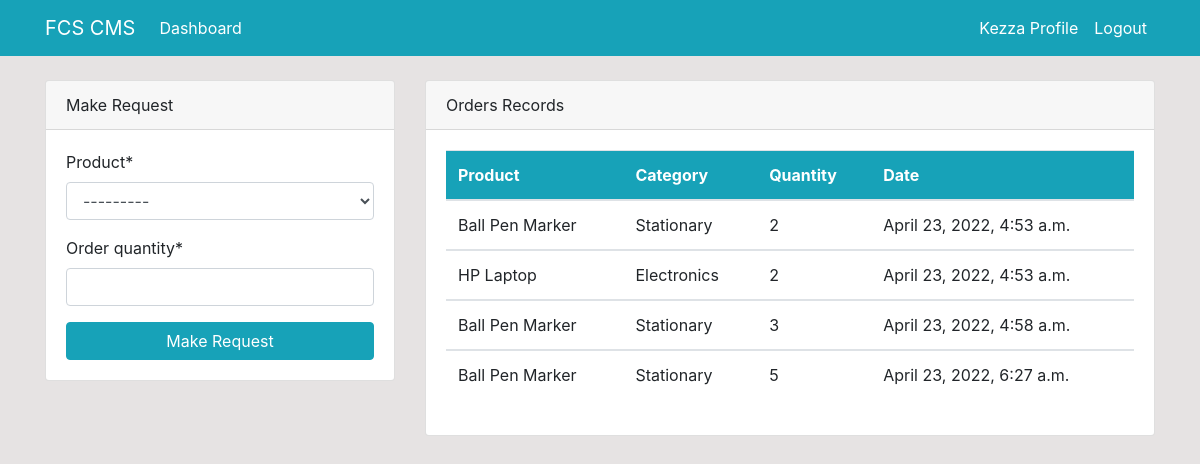
The page /dashboard/ (signed in) on the database its author committed.
### dashboard/models.py (models this page shows, shortened)
class Order(models.Model):
    product = models.ForeignKey(Product, on_delete=models.CASCADE, null=True)
    staff = models.ForeignKey(User, models.CASCADE, null=True)
    order_quantity = models.PositiveIntegerField(null= True)
    date = models.DateTimeField(auto_now_add=True)
    class Meta:
        verbose_name_plural = 'Order'

class Product(models.Model):
    name = models.CharField(max_length=100, null=True)
    category = models.CharField(max_length=20, choices=CATEGORY, null=True)
    quantity = models.PositiveIntegerField(null=True)
    class Meta:
        verbose_name_plural = 'Product'  # this is the name that will show in admin, not Products
    def __str__(self):
        return f'{self.name}-{self.quantity}'  # this is what displays in admin

### dashboard/views.py (the view)
# urls.py: path('dashboard/', views.index, name='dashboard-index'),
@login_required
def index(request):
    orders = Order.objects.all()
    products = Product.objects.all()
    products_count = Product.objects.all().count()
    orders_count = Order.objects.all().count()
    workers_count = User.objects.all().count()
    if request.method == 'POST':
        form = OrderForm(request.POST)
        if form.is_valid():
            instance = form.save(commit=False)
            instance.staff = request.user
            instance.save()
            return redirect('dashboard-index')
    else:
        form = OrderForm
    context = {
        'orders': orders,
        'form': form,
        'products': products,
        'workers_count': workers_count,
        'orders_count': orders_count,
        'products_count': products_count
    }
    return render(request, 'dashboard/index.html', context)

### templates/dashboard/index.html (shortened to what this page needs)
    {% extends 'partials/base.html' %}
    {% block content %}
    {% if user.is_authenticated and user.is_staff and user.is_superuser %}
        {% include 'partials/topnav.html' %}
 <div class="container">
  <div class="row my-5">
      <div class="col-md-6">
          <div class="bg-white">
              <canvas id="myChart1" width="400" height="300"></canvas>
              <script>
                  var ctx = document.getElementById('myChart1').getContext('2d');
                  var myChart1 = new Chart(ctx, {
                      type: 'pie',
                      data: {
                          labels: [{% for order in orders %} '{{ order.product.name }}', {% endfor %}],
                          datasets: [{
                              label: 'Orders',
                              data: [{% for order in orders %} {{ order.order_quantity }}, {% endfor %}],
                              backgroundColor: [
                                  'rgba(255, 99, 132, 1)',
                                  'rgba(54, 162, 235, 1)',
                                  'rgba(255, 206, 86, 1)',
                                  'rgba(75, 192, 192, 1)',
                                  'rgba(153, 102, 255, 1)',
                                  'rgba(25, 159, 64, 1)',
                                  'rgba(235, 99, 132, 1)',
                                  'rgba(254, 162, 235, 1)',
                                  'rgba(25, 26, 86, 1)',
                                  'rgba(55, 92, 192, 1)',
                                  'rgba(13, 102, 255, 1)',
                                  'rgba(25, 19, 64, 1)'
                              ],
                              borderColor: [
                                  'rgba(255, 99, 132, 1)',
                                  'rgba(54, 162, 235, 1)',
                                  'rgba(255, 206, 86, 1)',
                                  'rgba(75, 192, 192, 1)',
                                  'rgba(153, 102, 255, 1)',
                                  'rgba(255, 159, 64, 1)',
                                  'rgba(235, 99, 132, 1)',
                                  'rgba(254, 162, 235, 1)',
                                  'rgba(25, 26, 86, 1)',
                                  'rgba(55, 92, 192, 1)',
                                  'rgba(13, 102, 255, 1)',
                                  'rgba(25, 19, 64, 1)'
                              ],
                              borderWidth: 1
                          }]
                      },
                      options: {
                          scales: {
                              yAxes: [{
                                  ticks: {
                                      beginAtZero: true
                                  }
                              }]
                          }
                      }
                  });
              </script>
          </div>
      </div>
      <div class="col-md-6">
          <div class="bg-white">
              <canvas id="myChart" width="400" height="400"></canvas>
              <script>
                  var ctx = document.getElementById('myChart').getContext('2d');
                  var myChart = new Chart(ctx, {
                      type: 'bar',
                      data: {
                          labels: [{% for product in products %}'{{ product.name }}',{% endfor %}],
                          datasets: [{
                              label: 'Products',
                              data: [{% for product in products %}'{{ product.quantity }}',{% endfor %}],
                              backgroundColor: [
                                  'rgba(255, 99, 132, 1)',
                                  'rgba(54, 162, 235, 1)',
                                  'rgba(255, 206, 86, 1)',
                                  'rgba(75, 192, 192, 1)',
                                  'rgba(153, 102, 255, 1)',
                                  'rgba(255, 159, 64, 1)',
                                   'rgba(235, 99, 132, 1)',
                                  'rgba(254, 162, 235, 1)',
                                  'rgba(25, 26, 86, 1)',
                                  'rgba(55, 92, 192, 1)',
                                  'rgba(13, 102, 255, 1)',
                                  'rgba(25, 19, 64, 1)'
                              ],
                              borderColor: [
                                  'rgba(255, 99, 132, 1)',
                                  'rgba(54, 162, 235, 1)',
                                  'rgba(255, 206, 86, 1)',
                                  'rgba(75, 192, 192, 1)',
                                  'rgba(153, 102, 255, 1)',
                                  'rgba(255, 159, 64, 1)',
                                   'rgba(235, 99, 132, 1)',
                                  'rgba(254, 162, 235, 1)',
                                  'rgba(25, 26, 86, 1)',
                                  'rgba(55, 92, 192, 1)',
                                  'rgba(13, 102, 255, 1)',
                                  'rgba(25, 19, 64, 1)'
                              ],
                              borderWidth: 1
                          }]
                      },
                      options: {
                          scales: {
                              yAxes: [{
                                  ticks: {
                                      beginAtZero: true
                                  }
                              }]
                          }
                      }
                  });
              </script>
          </div>
      </div>
  </div>
</div>
    {% else %}
{% include 'dashboard/staff_index.html' %}
    {% endif %}
    {% endblock %}

### templates/partials/nav.html (shortened to what this page needs)
    <nav class="navbar navbar-expand-lg navbar-light bg-info">
        {% if user.is_authenticated %}
        <div class="container">
        <a class="navbar-brand text-white" href="{% url 'dashboard-index' %}">FCS CMS</a>
        <div class="collapse navbar-collapse" id="navbarSupportedContent">
          <ul class="navbar-nav mr-auto">
            <li class="nav-item active">
              <a class="nav-link text-white" href="{% url 'dashboard-index' %}">Dashboard <span class="sr-only">(current)</span></a>
            </li>
          </ul>
          <ul class="navbar-nav ml-auto">
            <li class="nav-item active mr-auto">
              <a class="nav-link text-white" href="{% url 'user-profile' %} ">{{ user.username }} Profile <span class="sr-only">(current)</span></a>
            </li>
            <li class="nav-item ">
              <a class="nav-link text-white" href="{% url 'user-logout' %}">Logout</a>
            </li>
          </ul>
            {% endif %}
        </div>
    </div>
  </nav>

### templates/dashboard/staff_index.html (shortened to what this page needs)
{% load crispy_forms_tags %}
<div class="container">
    <div class="row mt-4">
        <div class="col-md-4">
            <div class="card">
                <div class="card-header">
                    Make Request
                </div>
                <div class="card-body">
                    <form method="POST">
                        {{ form|crispy }}
                        <input class="btn btn-info btn-block" type="submit" value="Make Request">
                    </form>
                </div>
            </div>
        </div>
        <div class="col-md-8">
            <div class="card">
                <div class="card-header">
                    Orders Records
                </div>
                <div class="card-body">
                    <table class="table bg-white">
                        <thead class="bg-info text-white">
                            <tr>
                                <th scope="col">Product</th>
                                <th scope="col">Category</th>
                                <th scope="col">Quantity</th>
                                <th scope="col">Date</th>
                            </tr>
                        </thead>
                        <tbody>
{% for order in orders %}
{% if order.staff == user %}
                            <tr>
                                <td>{{ order.product.name }}</td>
                                <td>{{ order.product.category }}</td>
                                <td>{{ order.order_quantity }}</td>
                                <td>{{ order.date }}</td>
                            </tr>
                        </tbody>
                        {% endif %}
{% endfor %}
                    </table>
                </div>
            </div>
        </div>
    </div>
</div>

### static/style.css (style rules this page uses)
body { background-color: rgb(230, 227, 227); }

### rows shown on the page
Order: product.name "Ball Pen Marker", product.category "Stationary", order_quantity "2", date "April 23, 2022, 4:53 a.m."
Order: product.name "HP Laptop", product.category "Electronics", order_quantity "2", date "April 23, 2022, 4:53 a.m."
Order: product.name "Ball Pen Marker", product.category "Stationary", order_quantity "3", date "April 23, 2022, 4:58 a.m."
Order: product.name "Ball Pen Marker", product.category "Stationary", order_quantity "5", date "April 23, 2022, 6:27 a.m."

### other values the page prints
{{ user.username }} "Kezza"
